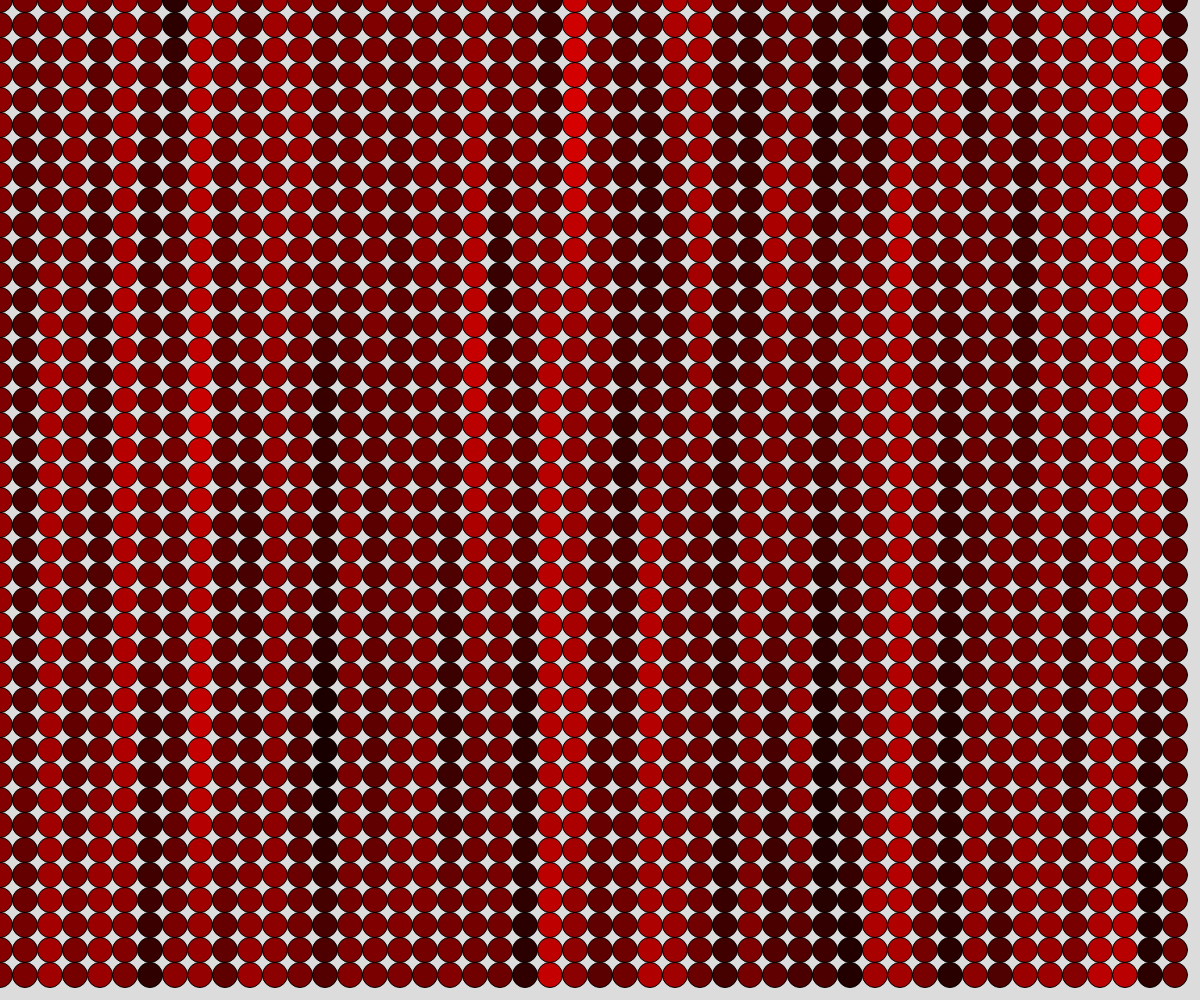
Frame 1 (no input)
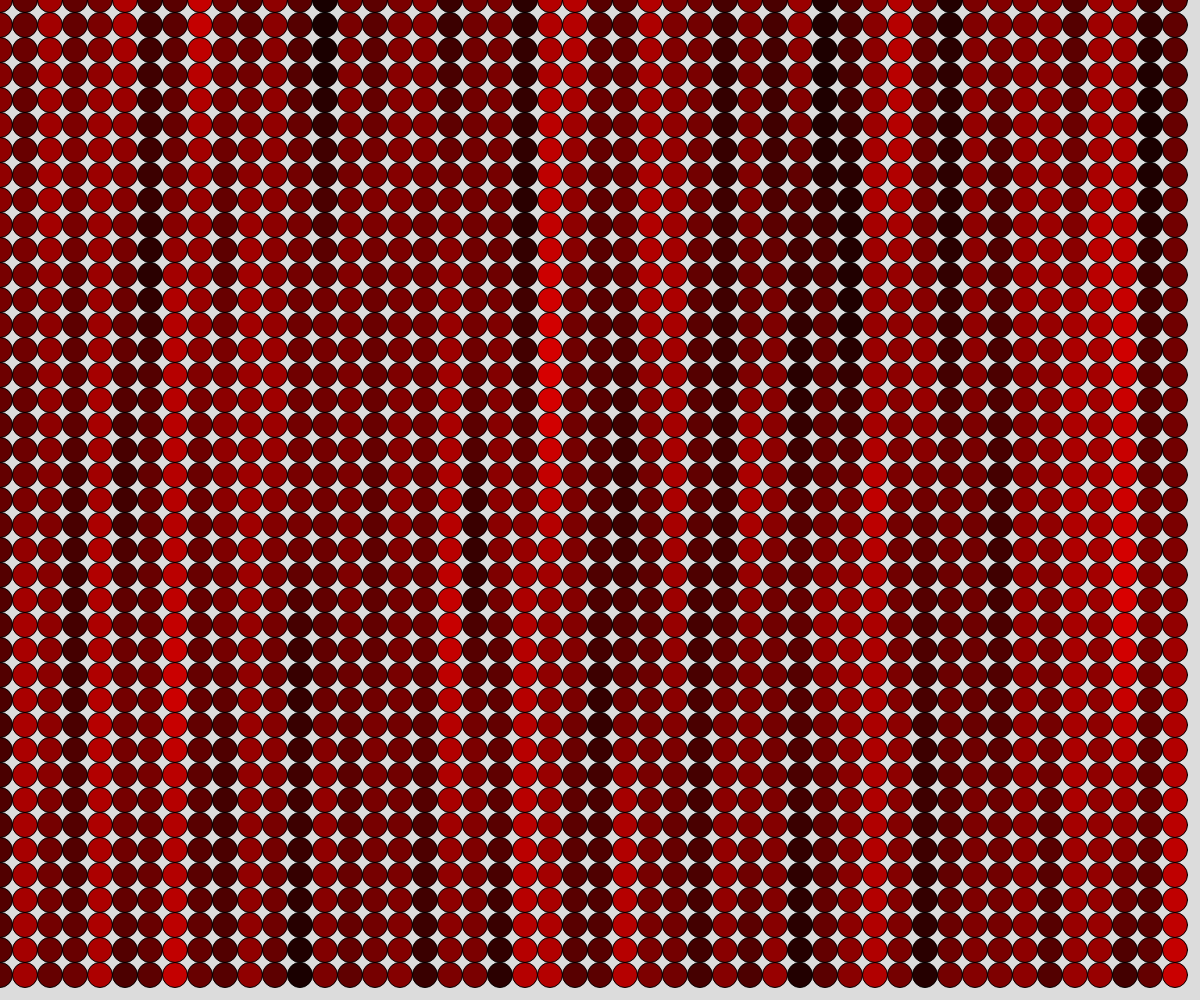
Frame 60 (no input)
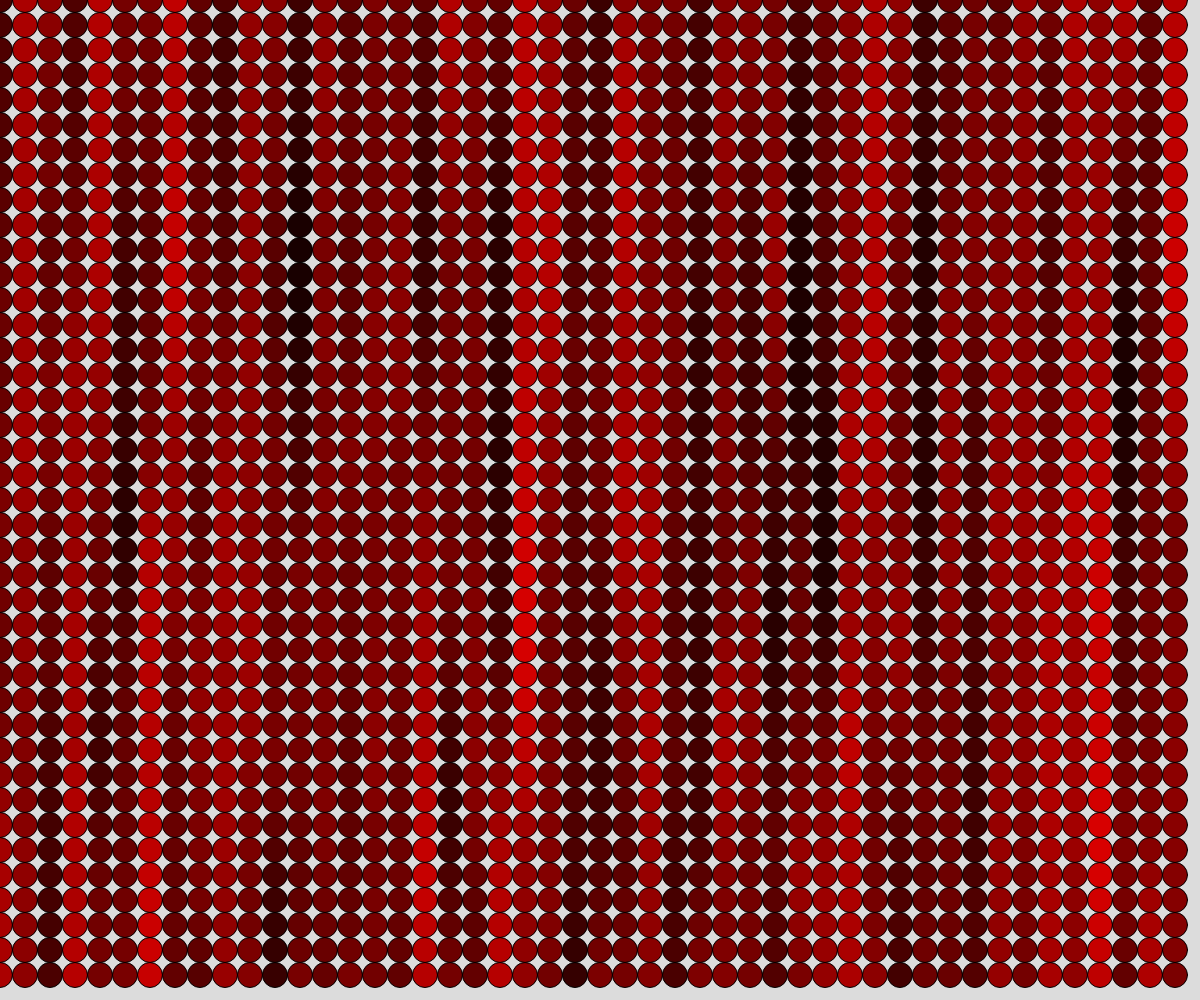
Frame 120 (the mouse pressed at the canvas centre since frame 60)

The p5.js sketch that drew these frames (run headless with seeded random() and noise() and a simulated clock; from frame 60 on, the mouse is pressed at the canvas centre):

// p5.js sketch
// ── sketch.js
//Perlin Noise Demo 2



let redTime = 10;
let redSpeed = 0.04;
let offsetAmount = 0.02;

function setup() {
  createCanvas(windowWidth, windowHeight);
  ellipseMode(CENTER);
  //drawCircles();
}

function drawCircles(){
  for(let x = 0; x < width; x += 25){
    for(let y = 0; y < height; y += 25){
      let r = map(noise(redTime),0,1,0,255);
      fill(r,0,0);
      ellipse(x,y,25,25);
      redTime += redSpeed;
    }
  }
}

function draw() {
  redTime = 10 + offsetAmount;
  background(220);
  drawCircles();
  offsetAmount += 0.02;
}
